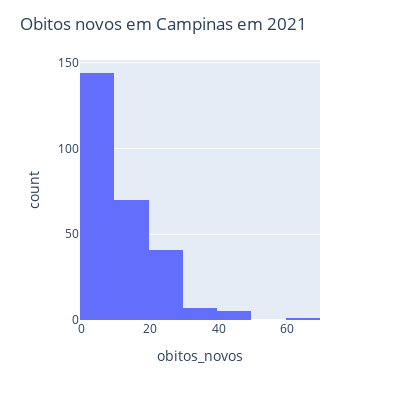

The notebook cell saved with this chart:
### Code cell
grafico = px.histogram(covid_campinas2021, x='obitos_novos', nbins=10) 
#nbins é a largura das classes, é a diferença entre os intervalos das classes
# exemplo nbins = 10, a classe vai de 0 a 9, de 10 a 19, 
# nbins = 20, 0 a 20
grafico.update_layout(width = 400, height = 400, title_text = 'Obitos novos em Campinas em 2021')
grafico.show()

### Figure 1 — Plotly figure (JSON) as saved in the notebook; plotly's stock layout.template omitted (floating-point values rounded to 4 significant figures; data arrays with more than 128 entries replaced by an {"elided": "..."} marker saying what was removed)
{"data": [{"alignmentgroup": "True", "bingroup": "x", "hovertemplate": "obitos_novos=%{x}<br>count=%{y}<extra></extra>", "legendgroup": "", "marker": {"color": "#636efa", "pattern": {"shape": ""}}, "name": "", "nbinsx": 10, "offsetgroup": "", "orientation": "v", "showlegend": false, "type": "histogram", "x": {"elided": "268 int values"}, "xaxis": "x", "yaxis": "y"}], "layout": {"barmode": "relative", "height": 400, "legend": {"tracegroupgap": 0}, "margin": {"t": 60}, "title": {"text": "Obitos novos em Campinas em 2021"}, "width": 400, "xaxis": {"anchor": "y", "domain": [0, 1], "title": {"text": "obitos_novos"}}, "yaxis": {"anchor": "x", "domain": [0, 1], "title": {"text": "count"}}}}
